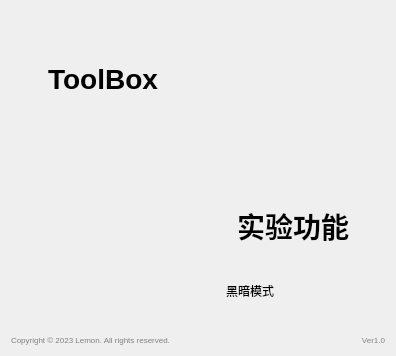
<?xml version="1.0" encoding="UTF-8"?>
<ui version="4.0">
 <class>HomePage</class>
 <widget class="QWidget" name="HomePage">
  <property name="geometry">
   <rect>
    <x>0</x>
    <y>0</y>
    <width>394</width>
    <height>356</height>
   </rect>
  </property>
  <property name="windowTitle">
   <string>Form</string>
  </property>
  <layout class="QVBoxLayout" name="verticalLayout">
   <item>
    <spacer name="verticalSpacer">
     <property name="orientation">
      <enum>Qt::Vertical</enum>
     </property>
     <property name="sizeType">
      <enum>QSizePolicy::Fixed</enum>
     </property>
     <property name="sizeHint" stdset="0">
      <size>
       <width>20</width>
       <height>30</height>
      </size>
     </property>
    </spacer>
   </item>
   <item>
    <layout class="QGridLayout" name="gridLayout">
     <item row="0" column="0">
      <widget class="CardWidget" name="CardWidget">
       <property name="minimumSize">
        <size>
         <width>184</width>
         <height>136</height>
        </size>
       </property>
       <layout class="QVBoxLayout" name="verticalLayout_2">
        <item>
         <widget class="TitleLabel" name="TitleLabel">
          <property name="text">
           <string>&lt;html&gt;&lt;head/&gt;&lt;body&gt;&lt;p align=&quot;center&quot;&gt;&lt;span style=&quot; font-size:21pt; font-weight:600;&quot;&gt;ToolBox&lt;/span&gt;&lt;/p&gt;&lt;/body&gt;&lt;/html&gt;</string>
          </property>
         </widget>
        </item>
        <item>
         <layout class="QHBoxLayout" name="horizontalLayout">
          <item>
           <spacer name="horizontalSpacer_2">
            <property name="orientation">
             <enum>Qt::Horizontal</enum>
            </property>
            <property name="sizeType">
             <enum>QSizePolicy::Fixed</enum>
            </property>
            <property name="sizeHint" stdset="0">
             <size>
              <width>40</width>
              <height>20</height>
             </size>
            </property>
           </spacer>
          </item>
          <item>
           <widget class="ImageLabel" name="ImageLabel">
            <property name="sizePolicy">
             <sizepolicy hsizetype="Preferred" vsizetype="Preferred">
              <horstretch>0</horstretch>
              <verstretch>0</verstretch>
             </sizepolicy>
            </property>
           </widget>
          </item>
          <item>
           <spacer name="horizontalSpacer">
            <property name="orientation">
             <enum>Qt::Horizontal</enum>
            </property>
            <property name="sizeType">
             <enum>QSizePolicy::Fixed</enum>
            </property>
            <property name="sizeHint" stdset="0">
             <size>
              <width>40</width>
              <height>20</height>
             </size>
            </property>
           </spacer>
          </item>
         </layout>
        </item>
       </layout>
      </widget>
     </item>
     <item row="1" column="0">
      <widget class="CardWidget" name="CardWidget_3">
       <property name="minimumSize">
        <size>
         <width>184</width>
         <height>136</height>
        </size>
       </property>
      </widget>
     </item>
     <item row="0" column="1">
      <widget class="CardWidget" name="CardWidget_2">
       <property name="minimumSize">
        <size>
         <width>184</width>
         <height>136</height>
        </size>
       </property>
      </widget>
     </item>
     <item row="1" column="1">
      <widget class="CardWidget" name="CardWidget_4">
       <property name="minimumSize">
        <size>
         <width>184</width>
         <height>136</height>
        </size>
       </property>
       <layout class="QVBoxLayout" name="verticalLayout_3">
        <item>
         <widget class="TitleLabel" name="TitleLabel_2">
          <property name="text">
           <string>&lt;html&gt;&lt;head/&gt;&lt;body&gt;&lt;p align=&quot;center&quot;&gt;&lt;span style=&quot; font-size:21pt; font-weight:600;&quot;&gt;实验功能&lt;/span&gt;&lt;/p&gt;&lt;/body&gt;&lt;/html&gt;</string>
          </property>
         </widget>
        </item>
        <item>
         <layout class="QHBoxLayout" name="horizontalLayout_2">
          <item>
           <widget class="CaptionLabel" name="CaptionLabel">
            <property name="text">
             <string>&lt;html&gt;&lt;head/&gt;&lt;body&gt;&lt;p align=&quot;center&quot;&gt;&lt;span style=&quot; font-size:9pt;&quot;&gt;黑暗模式&lt;/span&gt;&lt;/p&gt;&lt;/body&gt;&lt;/html&gt;</string>
            </property>
           </widget>
          </item>
          <item>
           <widget class="SwitchButton" name="SwitchButton"/>
          </item>
         </layout>
        </item>
       </layout>
      </widget>
     </item>
    </layout>
   </item>
   <item>
    <layout class="QHBoxLayout" name="horizontalLayout_5">
     <item>
      <widget class="QLabel" name="label_2">
       <property name="sizePolicy">
        <sizepolicy hsizetype="Preferred" vsizetype="Fixed">
         <horstretch>0</horstretch>
         <verstretch>0</verstretch>
        </sizepolicy>
       </property>
       <property name="font">
        <font>
         <family>Microsoft YaHei UI</family>
         <pointsize>9</pointsize>
        </font>
       </property>
       <property name="text">
        <string>&lt;html&gt;&lt;head/&gt;&lt;body&gt;&lt;p&gt;&lt;span style=&quot; font-size:6pt; color:#808080;&quot;&gt;Copyright © 2023 Lemon. All rights reserved.&lt;/span&gt;&lt;/p&gt;&lt;/body&gt;&lt;/html&gt;</string>
       </property>
      </widget>
     </item>
     <item>
      <widget class="QLabel" name="ver">
       <property name="sizePolicy">
        <sizepolicy hsizetype="Preferred" vsizetype="Fixed">
         <horstretch>0</horstretch>
         <verstretch>0</verstretch>
        </sizepolicy>
       </property>
       <property name="font">
        <font>
         <family>Microsoft YaHei UI</family>
         <pointsize>9</pointsize>
        </font>
       </property>
       <property name="text">
        <string>&lt;html&gt;&lt;head/&gt;&lt;body&gt;&lt;p align=&quot;right&quot;&gt;&lt;span style=&quot; font-size:6pt; color:#808080;&quot;&gt;Ver1.0&lt;/span&gt;&lt;/p&gt;&lt;/body&gt;&lt;/html&gt;</string>
       </property>
      </widget>
     </item>
    </layout>
   </item>
  </layout>
 </widget>
 <customwidgets>
  <customwidget>
   <class>SwitchButton</class>
   <extends>QWidget</extends>
   <header>qfluentwidgets</header>
  </customwidget>
  <customwidget>
   <class>CardWidget</class>
   <extends>QFrame</extends>
   <header>qfluentwidgets</header>
   <container>1</container>
  </customwidget>
  <customwidget>
   <class>CaptionLabel</class>
   <extends>QLabel</extends>
   <header>qfluentwidgets</header>
  </customwidget>
  <customwidget>
   <class>TitleLabel</class>
   <extends>QLabel</extends>
   <header>qfluentwidgets</header>
  </customwidget>
  <customwidget>
   <class>ImageLabel</class>
   <extends>QLabel</extends>
   <header>qfluentwidgets</header>
  </customwidget>
 </customwidgets>
 <resources/>
 <connections/>
</ui>
